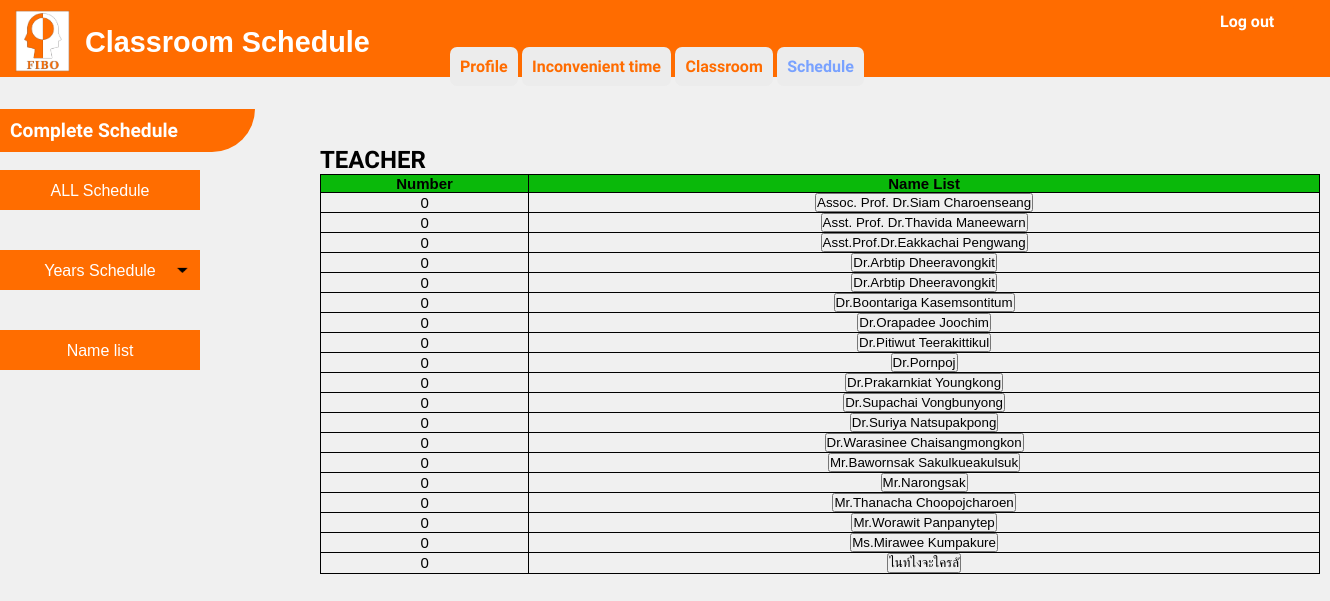
The page /user4-2.php on the database as committed earlier.
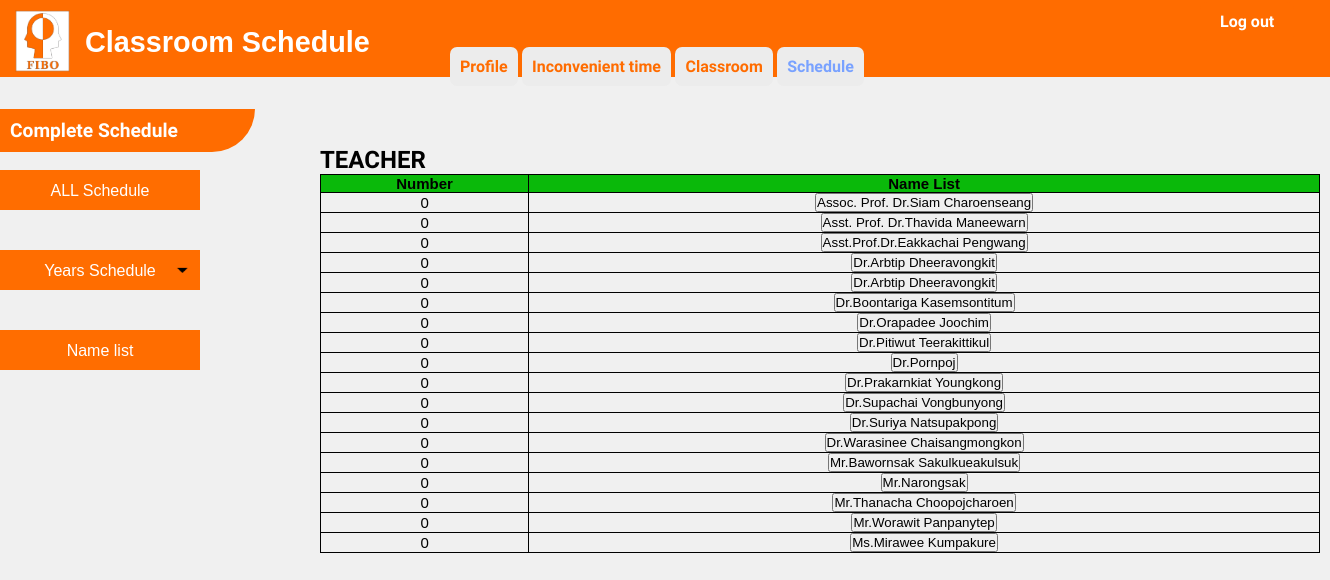
The same page on the database as committed later.
### tables this page shows
CREATE TABLE `table_account` (
  `No` int(3) NOT NULL,
  `teacher_name` varchar(100) NOT NULL,
  `teacher_email` varchar(100) NOT NULL,
  `teacher_password` varchar(100) NOT NULL DEFAULT '1234',
  `teacher_status` varchar(100) NOT NULL DEFAULT 'T'
);

### user4-2.php (the view, shortened to what this page needs)
<?php
      require 'dbconfig/config.php';
?>
<!DOCTYPE html>
<html lang="en">
  <head>
    <link rel="stylesheet" type="text/css" href="css/user4-1.css">
    <link rel="stylesheet" type="text/css" href="css/user4-2.css">
  </head>
  <body >
    <header>
        <img src="images/FIBO_logo.jpg" width="55" height="62" style="margin-top: 10px; margin-left: 10px">
        <div style="font-size: 1.8em; margin-top: -50px; margin-left: 80px">
        <b>Classroom Schedule</b>
        </div><br>
        </header>
        <div style="margin-top: -30px; margin-left: 450px">
            <a href="#" class="btn1"><b>Profile</b></a>
            <a href="user2.php" class="btn1"><b>Inconvenient time</b></a>
            <a href="user3.php" class="btn1"><b>Classroom</b></a>
            <a href="user4.php" class="btn1" style=" color: #79a2ff"><b>Schedule</b></a>
        </div>
        <div style="margin-top: -84px; margin-left: 1200px">
            <a href="index.php" class="btn"><b>Log out</b></a>
        </div>
        <div style=" margin-top:50px">
        <br><b class="topics">Complete Schedule</b><br><br>
        <ul id="navbar">
                <li><a href="user4.php"style ="
                    background-color:#ff6d00;">ALL Schedule</a>
                <li><a href="user4-1.php" style ="background: url(images/arrow.png);
                    background-repeat: no-repeat;
                    background-size: 25px;
                    background-position: right center;
                    background-color:#ff6d00">Years Schedule</a>
                </li>
                <li><a href="user4-2.php"style ="
                    background-repeat: no-repeat;
                    background-size: 25px;
                    background-position: right center;
                    background-color:#ff6d00;
                    margin-top : -0.5px">Name list</a>
                </li>
            </ul>
</div></br></br>
        <div  style="margin-top: -300px; margin-left: 320px" class="show">
        <h1>TEACHER</h1>
        <table>
            <tr class="head">
                <th rowspan="1">
                    Number
                </th>
                <th colspan="1">
                    Name List
                </th>
            </tr>
            <?php
            $x = 0;
            $teacher = "teacher$x";
            $sql = "SELECT * FROM table_account";
            $smyData = mysqli_query($con, $sql);
            while($row = mysqli_fetch_array($smyData)) {
                echo "<tr class='data'>";
                echo "<td>";
                echo $x;
                echo "</td>";
                echo "<td>";
                echo "<button name='$teacher' class='data-button'>".$row['teacher_name']."</button>";
                echo "</td>";
                echo "</tr>";
            }
        ?>
            </table>
        </div>
  </body>
</html>

Rows that differ between the two databases and show on the page:
removed table_account: teacher_name "ไนท์ไงจะใครลั"
